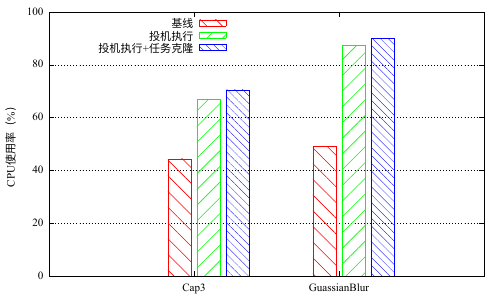

Reproduce this figure in gnuplot.
set term pdfcairo font "Times New Roman,12"
set output 'cloud_usage.pdf'
set style histogram gap 2
set style data histogram
set style fill transparent pattern 4 border
set boxwidth 0.8
set grid ytics
#unset xtics
#set xlabel ""
set ylabel "CPU使用率（%）"
#set xtics rotate by -15
set yrange [0:100]
#set logscale y
set key inside left top noreverse noenhanced autotitles
plot 'cloud_usage.dat' u 2:xtic(1) t "基线", "" u 3:xtic(1) t "投机执行", "" u 4:xtic(1) t "投机执行+任务克隆"
quit
